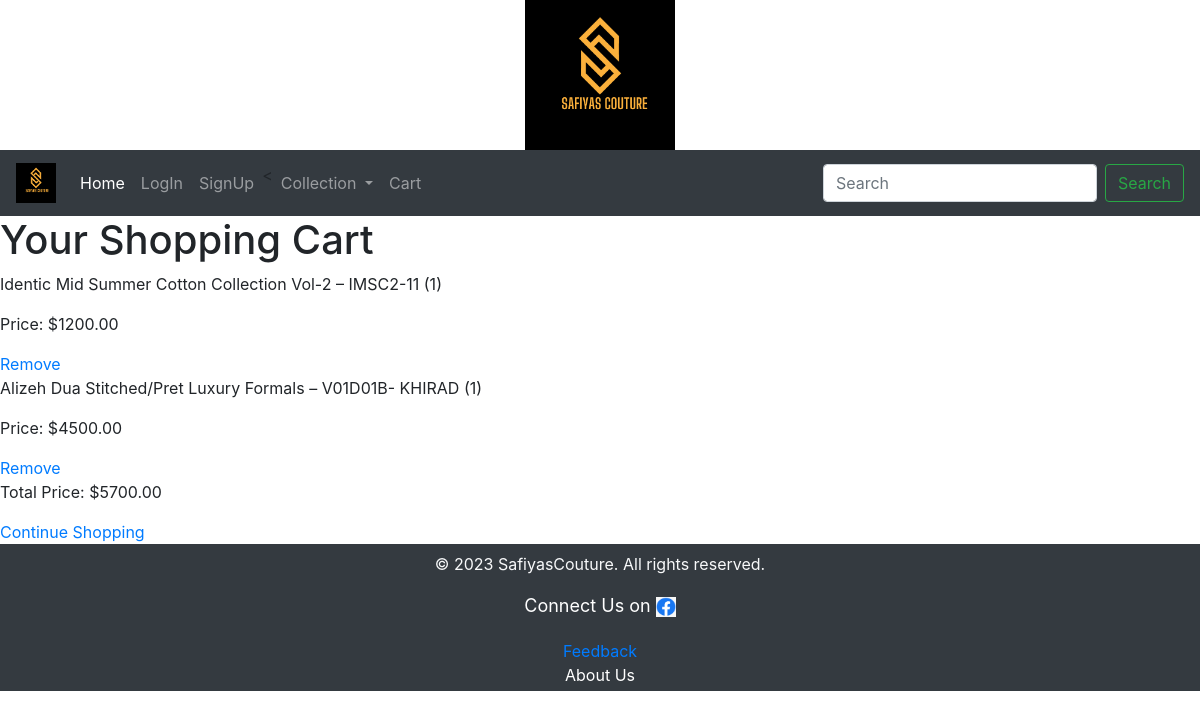
/Cart/ (signed in), run on the app's committed database.
### mysafiyas/models.py (models this page shows, shortened)
class CartItem(models.Model):
    product = models.ForeignKey(Product, on_delete=models.CASCADE)
    quantity = models.PositiveIntegerField(default=0)
    user = models.ForeignKey(User, on_delete=models.CASCADE)
    date_added = models.DateTimeField(auto_now_add=True)

class Product(models.Model):
    objects = None
    name = models.CharField(max_length=250, unique=True)
    slug = models.CharField(max_length=250, unique=True)
    description = models.TextField(blank=True)
    brand=models.CharField(max_length=250,blank=True)
    price = models.DecimalField(max_digits=10, decimal_places=2)
    image = models.ImageField(upload_to='Product', blank=True)
    category = models.ForeignKey(Category, on_delete=models.CASCADE)
    stock = models.IntegerField()
    available = models.BooleanField(default=True)
    created_at = models.DateTimeField(auto_now_add=True)
    class Meta:
        ordering = ('id',)
        verbose_name = 'product'
        verbose_name_plural = 'products'

### mysafiyas/views.py (the view)
# urls.py: path('Cart/',views.view_cart,name="view_cart"),
def view_cart(request):
    cart_items = CartItem.objects.filter(user=request.user)
    total_price = sum(item.product.price * item.quantity for item in cart_items)
    return render(request, 'cart.html', {'cart_items': cart_items, 'total_price': total_price})

### mysafiyas/context_processors.py (called while the page is built)
def my_links(request):
    links=Category.objects.all()
    return dict(links=links)

### mysafiyas/models.py (called while the page is built)
    def get_url(self):
        return reverse('product_by_category', args=[self.slug])

### templates/cart.html (shortened to what this page needs)
{% extends 'base.html' %}
{% load static %}
{% block content %}
<body>
	<h1>Your Shopping Cart</h1>
	<div class="product-list">
	{% for item in cart_items %}
	<div class="product-item">
		<p>{{ item.product.name }} ({{ item.quantity }})</p>
		<p>Price: ${{ item.product.price }}</p>
		<a href="{% url 'remove_from_cart' item.id %}">Remove</a>
	</div>
	{% empty %}
	<p>Your cart is empty.</p>
	{% endfor %}
	</div>
	<p>Total Price: ${{ total_price }}</p>
	<a href="#">Continue Shopping</a>
</body>
{% endblock %}

### data on the page
CartItem: product.name "Identic Mid Summer Cotton Collection Vol-2 – IMSC2-11", quantity "1", product.price "1200.00"
CartItem: product.name "Alizeh Dua Stitched/Pret Luxury Formals – V01D01B- KHIRAD", quantity "1", product.price "4500.00"

### other printed values
{{ total_price }} "5700.00"
